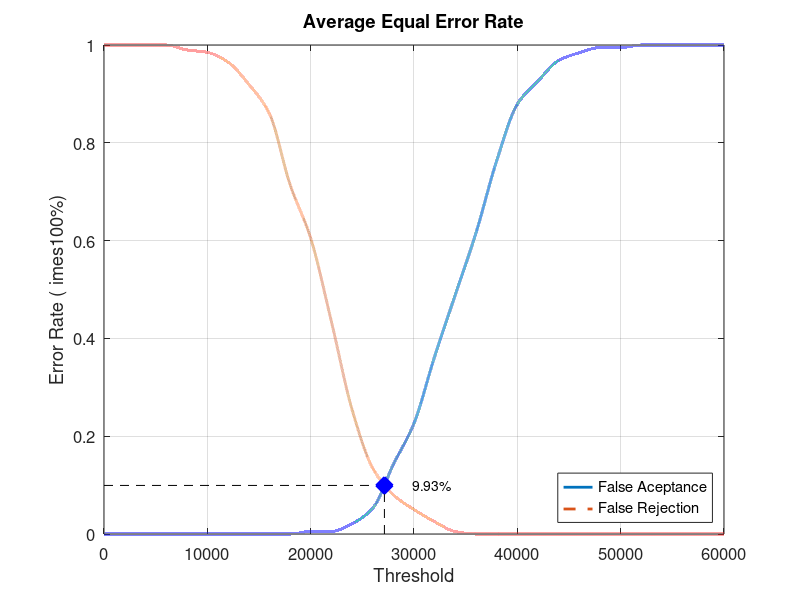
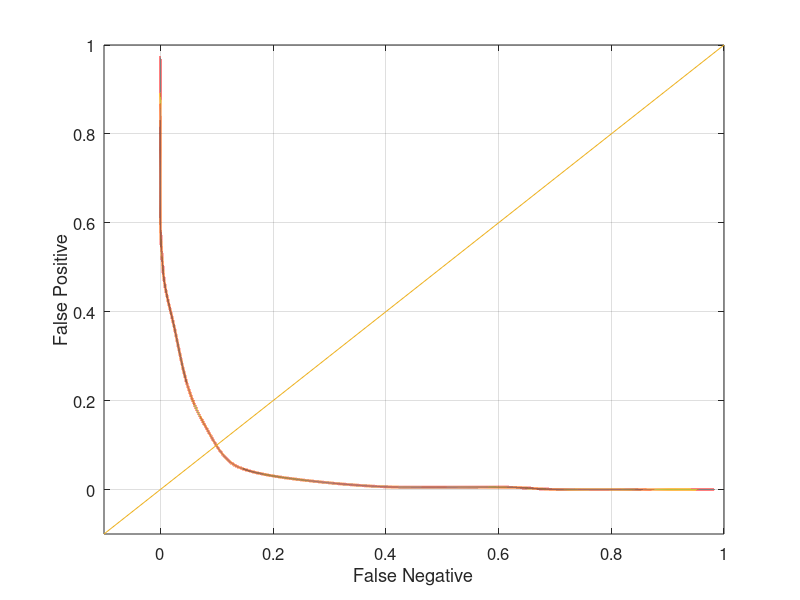

MATLAB code for these plots, in order:
close all;
clear;
clc;
x = 0:2000:60000;
xq = 0:0.5:60000;

y0 = [0 0 0 0 0 0 0 0 0 0 0.00526316 0.00526316 0.0210526 0.0526316 0.142105 0.226316 0.363158 0.489474 0.615789 0.763158 0.878947 0.926316 0.968421 0.984211 0.994737 0.994737 1 1 1 1 1]
yy0 = interp1(x, y0, xq, 'pchip');
y1 = [1 1 1 1 0.99 0.985 0.965 0.92 0.86 0.715 0.605 0.435 0.255 0.135 0.08 0.05 0.025 0.005 0 0 0 0 0 0 0 0 0 0 0 0 0]
yy1 = interp1(x, y1, xq, 'pchip');

% Calculating EER: 
y2 = abs(y0 - y1);
find(y2 == min(y2))
yy2 = abs(yy0 - yy1);
xEER = find(yy2 == min(yy2));
xEERIndex = xq(xEER) % X-axis EER
yEER = yy0(xEER) % Y-axis EER

main = figure
plot(xq, yy0,'-','LineWidth', 2);	hold on
plot(xq, yy1,'--','LineWidth', 2);	hold on
plot([xEERIndex xEERIndex], [0 yEER], 'k--');	hold on
plot([0 xEERIndex], [yEER yEER], 'k--');	hold on
plot(xEERIndex, yEER, 'bx', 'LineWidth', 10);	hold on
text(xEERIndex + 10 * xEERIndex / 100, yEER, [num2str(round((10000 * yEER)) / 100) '%'])
legend('False Aceptance', 'False Rejection', 'Location', 'SouthEast')
xlabel('Threshold')
ylabel('Error Rate (	imes100%)')
title('Average Equal Error Rate')
set(gca, 'FontSize', 12)
axis([0 60000 0 1])
grid on

print(main, 'Database1_2Main', '-dpng');
FNRxFPR = figure('Color', [1 1 1]);
plot(yy1, yy0, '-', yy1, yy0, 'LineWidth', 2);
hold on
y = -0.1:0.1:1
plot(y, y); 
set(gca, 'FontSize', 12)
xlabel('False Negative')
ylabel('False Positive')
axis([-0.1 1 -0.1 1])
set(gca, 'FontSize', 12)
grid on

print(FNRxFPR, 'Database1_2FNRxFPR','-dpng');
